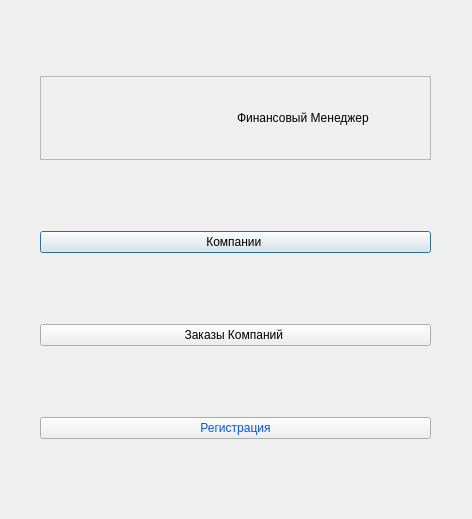
<?xml version="1.0" encoding="UTF-8"?>
<ui version="4.0">
 <class>Financial_Manager</class>
 <widget class="QDialog" name="Financial_Manager">
  <property name="geometry">
   <rect>
    <x>0</x>
    <y>0</y>
    <width>472</width>
    <height>519</height>
   </rect>
  </property>
  <property name="windowTitle">
   <string>Dialog</string>
  </property>
  <layout class="QGridLayout" name="gridLayout">
   <item row="0" column="0">
    <widget class="QFrame" name="frame_title_Report">
     <property name="minimumSize">
      <size>
       <width>291</width>
       <height>84</height>
      </size>
     </property>
     <property name="maximumSize">
      <size>
       <width>391</width>
       <height>84</height>
      </size>
     </property>
     <property name="frameShape">
      <enum>QFrame::StyledPanel</enum>
     </property>
     <property name="frameShadow">
      <enum>QFrame::Raised</enum>
     </property>
     <layout class="QHBoxLayout" name="horizontalLayout_3">
      <item>
       <widget class="QLabel" name="ImgReport">
        <property name="text">
         <string/>
        </property>
        <property name="pixmap">
         <pixmap resource="Recource.qrc">:/rec/img/men.png</pixmap>
        </property>
       </widget>
      </item>
      <item>
       <widget class="QLabel" name="lbReport">
        <property name="minimumSize">
         <size>
          <width>184</width>
          <height>64</height>
         </size>
        </property>
        <property name="styleSheet">
         <string notr="true">font: 20pt &quot;Segoe UI&quot;;</string>
        </property>
        <property name="text">
         <string>Финансовый Менеджер</string>
        </property>
       </widget>
      </item>
     </layout>
    </widget>
   </item>
   <item row="1" column="0">
    <widget class="QPushButton" name="btnCompany">
     <property name="text">
      <string>Компании </string>
     </property>
    </widget>
   </item>
   <item row="2" column="0">
    <widget class="QPushButton" name="btnCompany_orders">
     <property name="text">
      <string>Заказы Компаний </string>
     </property>
    </widget>
   </item>
   <item row="3" column="0">
    <widget class="QPushButton" name="btnAuthorization">
     <property name="styleSheet">
      <string notr="true">color: rgb(0, 85, 255);</string>
     </property>
     <property name="text">
      <string>Регистрация</string>
     </property>
    </widget>
   </item>
  </layout>
 </widget>
 <resources>
  <include location="Recource.qrc"/>
 </resources>
 <connections/>
</ui>
